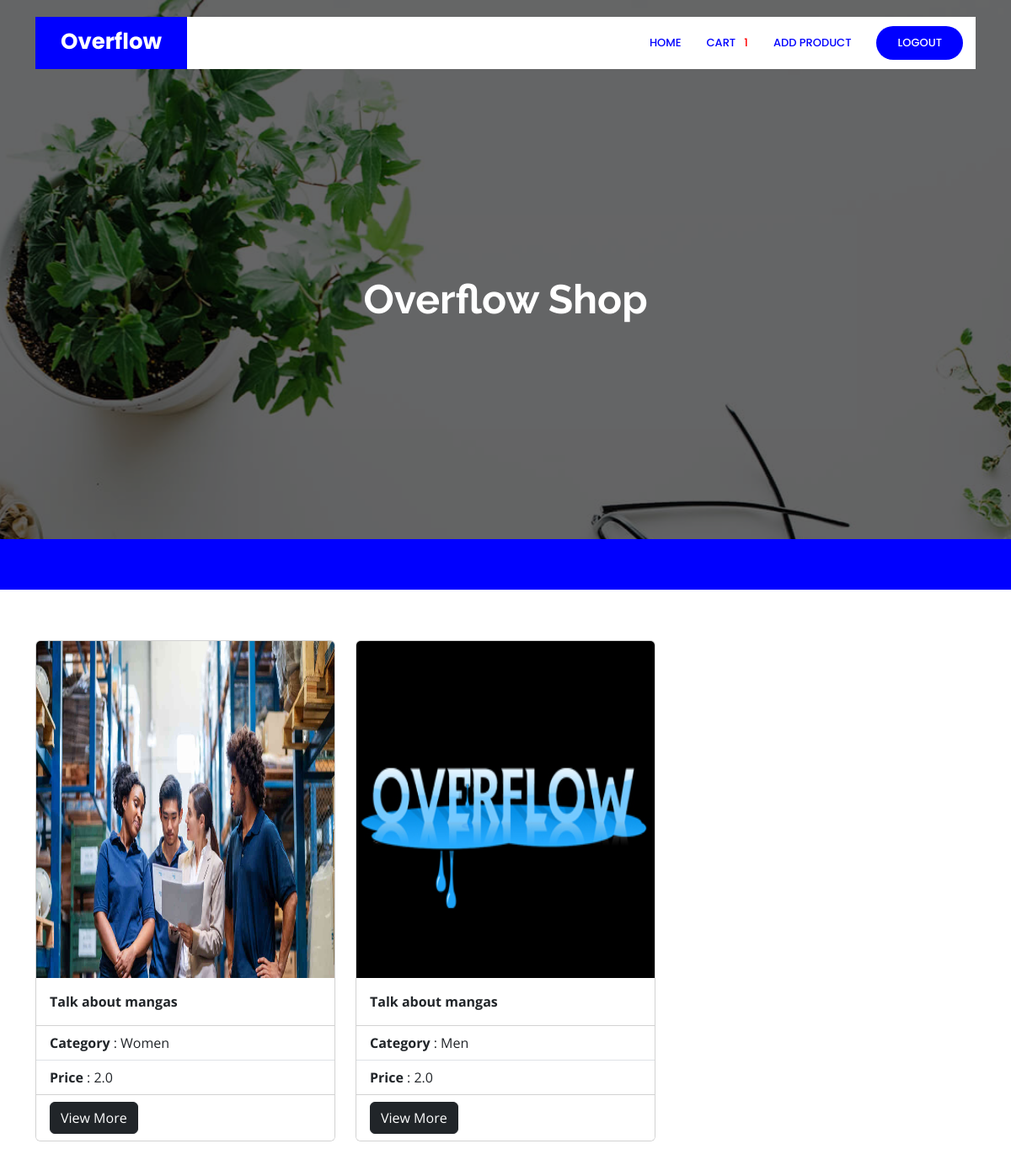
The app's page / (signed in) with its own data.
### core/models.py (models this page shows, shortened)
class Order(models.Model):
    user = models.ForeignKey(User, on_delete=models.CASCADE)
    items = models.ManyToManyField(OrderItem)
    start_date = models.DateTimeField(auto_now_add=True)
    ordered_date =  models.DateTimeField()
    ordered = models.BooleanField(default=False)
    order_id = models.CharField(max_length=100,unique=True,default=None,blank=True,null=True)
    datetime_of_payment = models.DateTimeField(auto_now_add=True)
    order_delivered = models.BooleanField(default=False)
    order_received = models.BooleanField(default=False)
    razorpay_order_id = models.CharField(max_length=500,null=True,blank=True)
    razorpay_payment_id =  models.CharField(max_length=500,null=True,blank=True)
    razorpay_signature =  models.CharField(max_length=500,null=True,blank=True)

class Product(models.Model):
    name = models.CharField(max_length=100)
    category = models.ForeignKey('Category', on_delete=models.CASCADE)
    desc = models.TextField()
    price = models.FloatField(default=0.0)
    product_available_count = models.IntegerField(default=0)
    img = models.ImageField(upload_to = 'images/')

class Category(models.Model):
    category_name = models.CharField(max_length=200)

### core/views.py (the view)
# urls.py: path('',views.index,name='index'),
def index(request):
    products = Product.objects.all()
    return render(request,'core/index.html',{'products':products})

### core/templatetags/cart_template_tag.py (called while the page is built)
@register.filter
def cart_item_count(user):
    if user.is_authenticated:
        qs = Order.objects.filter(user=user,ordered=False)
        if qs.exists():
            return qs[0].items.count()
    return 0

### templates/core/index.html (shortened to what this page needs)
<!DOCTYPE html>
{% load static %}
{% load cart_template_tag %}
<html lang="en">
<head>
  <link href="{% static 'vendor/aos/aos.css' %}" rel="stylesheet">
  <link href="{% static 'vendor/bootstrap/css/bootstrap.min.css' %}" rel="stylesheet">
  <link href="{% static 'assets/vendor/bootstrap-icons/bootstrap-icons.css' %}" rel="stylesheet">
  <link href="{% static 'vendor/boxicons/css/boxicons.min.css' %}" rel="stylesheet">
  <link href="{% static 'assets/vendor/glightbox/css/glightbox.min.css' %}" rel="stylesheet">
  <link href="{% static 'vendor/remixicon/remixicon.css' %}" rel="stylesheet">
  <link href="{% static 'vendor/swiper/swiper-bundle.min.css' %}" rel="stylesheet">
  <link href="{% static 'css/style.css' %}" rel="stylesheet">
</head>
<body>
  <header id="header" class="fixed-top d-flex align-items-center">
    <div class="container">
      <div class="header-container d-flex align-items-center justify-content-between">
        <div class="logo">
          <h1 class="text-light"><a href="index.html"><span>Overflow</span></a></h1>
        </div>
        <nav id="navbar" class="navbar">
          <ul>
            {% if user.is_authenticated %}
            <li><a class="nav-link scrollto active" href="{% url 'index' %}">Home</a></li>
            <li><a class="nav-link scrollto active" href="{% url 'orderlist' %}">Cart &nbsp;&nbsp;
             <div style="color: red;">{{request.user | cart_item_count}}
             </div>
            </a></li>
            {% if user.is_superuser %}
            <li><a class="nav-link scrollto active" href="{% url 'add_product' %}">Add Product</a></li>
            {% endif %}
            <li><a class="getstarted scrollto" href="{% url 'user_logout' %}">Logout</a></li>
            {% else %}
            <li><a class="getstarted scrollto" href="{% url 'user_login' %}">Login</a></li>
            <li><a class="getstarted scrollto" href="{% url 'user_register' %}">Register</a></li>
            {% endif %}
          </ul>
        </nav>
      </div>
    </div>
  </header>
  <section id="hero" class="d-flex align-items-center">
    <div class="container text-center position-relative" data-aos="fade-in" data-aos-delay="200">
      <h1> Overflow Shop</h1>
    </div>
  </section>
  <main id="main">
     <section id="counts" class="counts">
    </section>
    <section id="about" class="why-us">
      <div class="container">
        <div class="row">
        <div class="container">
          <div class="row row-col-1 row-cols-md-3 g-4" >
            {% for product in products %}
          <div class="col">
            <div class="card">
              <img src="{{product.img.url}}" class="card-img-top"  height="400px" alt="..."/>
              <div class="card-body">
                <strong class="card-title">{{product.name}}</strong>
              </div>
              <ul class="list-group list-group-flush">
                <li class="list-group-item"><b>Category</b> : {{product.category.category_name}}</li>
                <li class="list-group-item"><b>Price</b>    : {{product.price}}</li>
              </ul>
            <div class="card-footer" style="background-color: white;">
                <a href="{% url 'product_desc' product.pk %}" class="btn btn-dark">View More</a>
            </div>
          </div>
        </div>
        {% endfor %}
      </div>
</body>
</html>

### static/css/style.css (style rules this page uses)
body { font-family: "Open Sans", sans-serif; color: #444444; }
a { color: blue; text-decoration: none; }
h1, h2, h3, h4, h5, h6 { font-family: "Raleway", sans-serif; }
#header { transition: all 0.5s; z-index: 997; transition: all 0.5s; top: 20px; }
#header .header-container { background: #fff; }
#header .logo { overflow: hidden; padding: 16px 30px 12px 30px; background: blue; }
#header .logo h1 { font-size: 26px; padding: 0; line-height: 1; font-weight: 700; font-family: "Poppins", sans-serif; }
#header .logo h1 a, #header .logo h1 a:hover { color: #fff; text-decoration: none; }
.navbar { padding: 0; }
.navbar ul { margin: 0; padding: 0; display: flex; list-style: none; align-items: center; }
.navbar li { position: relative; }
.navbar a, .navbar a:focus { display: flex; align-items: center; justify-content: space-between; padding: 10px 0 10px 30px; color: #36343a; transition: 0.3s; font-size: 13px; font-weight: 500; text-transform: uppercase; font-family: "Poppins", sans-serif; white-space: nowrap; transition: 0.3s; }
.navbar a:hover, .navbar .active, .navbar .active:focus, .navbar li:hover>a { color: blue; }
.navbar .getstarted, .navbar .getstarted:focus { background: blue; padding: 10px 25px; margin-left: 30px; margin-right: 15px; border-radius: 50px; color: #fff; }
#hero { width: 100%; height: 80vh; background: url("../img/hero-bg.jpg") center center; background-size: cover; position: relative; }
#hero .container { padding-top: 80px; }
#hero:before { content: ""; background: rgba(0, 0, 0, 0.6); position: absolute; bottom: 0; top: 0; left: 0; right: 0; }
#hero h1 { margin: 0 0 10px 0; font-size: 48px; font-weight: 700; line-height: 56px; color: #fff; }
@media (min-width: 1024px) { #hero { background-attachment: fixed; } }
section { padding: 60px 0; overflow: hidden; }
.counts { background: blue; padding: 40px 0 20px 0; color: #fff; }

### records on screen
Product: img (picture), name "Talk about mangas", category.category_name "Women", price "2.0"
Product: img (picture), name "Talk about mangas", category.category_name "Men", price "2.0"

### other values on screen
{{ request.user | cart_item_count }} "1"
